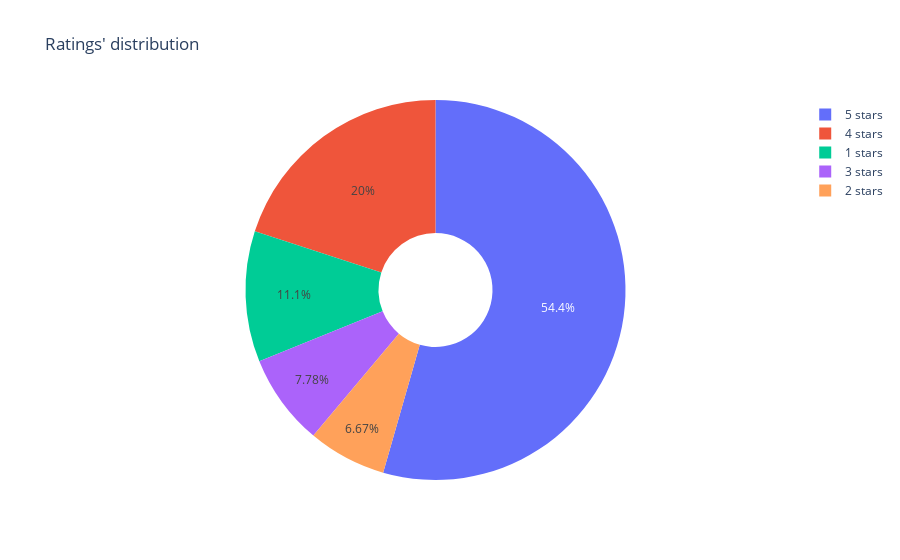

Notebook code for this chart:
### Code cell
fig = go.Figure(data=[go.Pie(labels=new_numbers, values=quantity, hole=.3)])
fig.update_layout(title_text='Ratings\' distribution')
fig.show()

### Figure 1 — Plotly figure (JSON) as saved in the notebook; plotly's stock layout.template omitted (floating-point values rounded to 4 significant figures)
{"data": [{"hole": 0.3, "labels": ["5 stars", "4 stars", "1 stars", "3 stars", "2 stars"], "type": "pie", "values": [49, 18, 10, 7, 6]}], "layout": {"title": {"text": "Ratings' distribution"}}}
